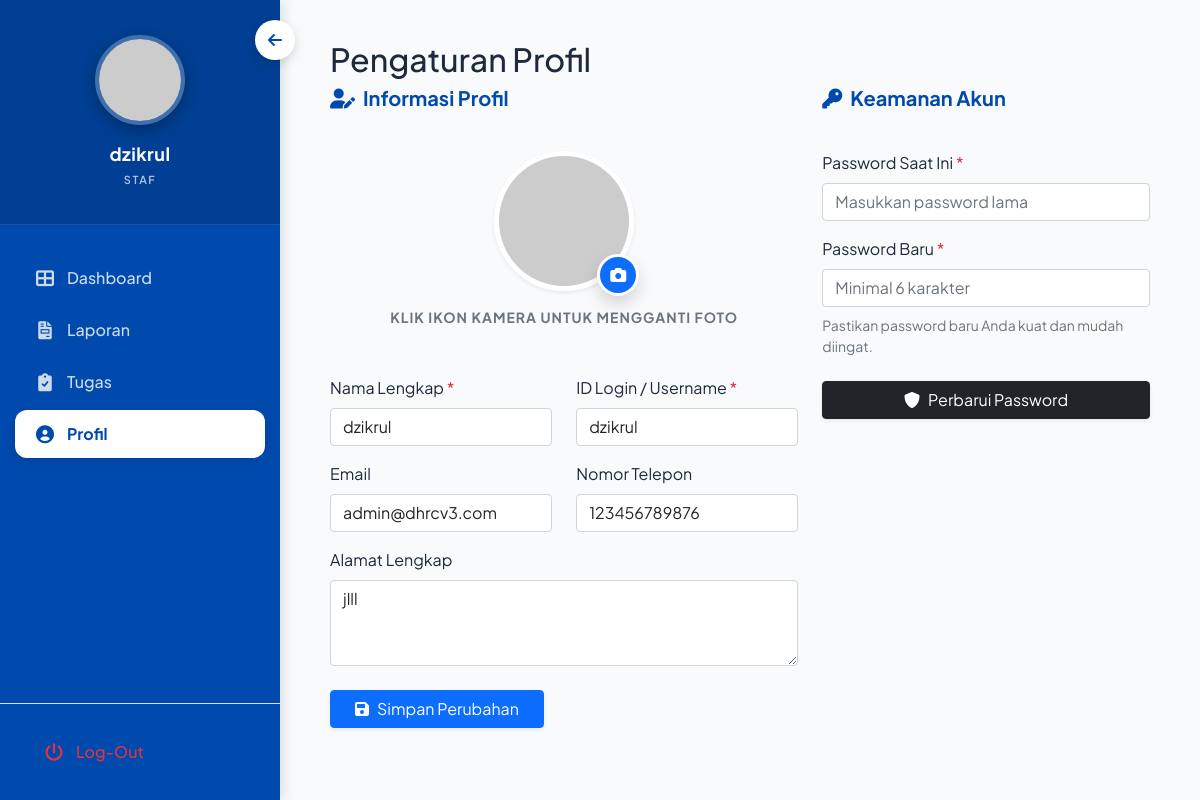
Screenshot of /profile.php (signed in) with the database file from the repository.
### tables this page shows
CREATE TABLE `users` (
  `id` int(11) NOT NULL,
  `absen_id` varchar(50) NOT NULL,
  `nama` varchar(100) NOT NULL,
  `nip` varchar(30) DEFAULT NULL,
  `password` varchar(255) NOT NULL,
  `role` enum('staf','manager') DEFAULT 'staf',
  `can_overtime` tinyint(1) DEFAULT 0,
  `created_at` timestamp NOT NULL DEFAULT current_timestamp(),
  `email` varchar(100) DEFAULT NULL,
  `telepon` varchar(20) DEFAULT NULL,
  `alamat` text DEFAULT NULL,
  `foto` varchar(255) DEFAULT NULL
);

### profile.php (the view, shortened to what this page needs)
<?php
require_once 'config_safe.php';
$user_id = $_SESSION['user_id'];
$stmt = $pdo->prepare("SELECT * FROM users WHERE id = ?");
$stmt->execute([$user_id]);
$user = $stmt->fetch();
?>
<!DOCTYPE html>
<html lang="id">
<head>
    <link href="https://cdn.jsdelivr.net/npm/bootstrap@5.1.3/dist/css/bootstrap.min.css" rel="stylesheet">
    <link href="https://cdnjs.cloudflare.com/ajax/libs/font-awesome/6.0.0/css/all.min.css" rel="stylesheet">
</head>
<body>
    <button class="sidebar-toggle" id="sidebarToggle">
        <i class="fas fa-arrow-left"></i>
    </button>
    <div class="sidebar" id="sidebar">
        <div class="profile-section">
            <?php
            $sidebar_foto = (isset($user['foto']) && $user['foto']) ? 'uploads/profiles/'.$user['foto'] : 'https://ui-avatars.com/api/?name='.urlencode($_SESSION['nama']).'&background=fff&color=004AAD&size=128';
            ?>
            <img src="<?php echo $sidebar_foto; ?>" class="sidebar-avatar" alt="Profile">
            <p class="profile-name"><?php echo strtolower(explode(' ', $_SESSION['nama'])[0]); ?></p>
            <span class="profile-role"><?php echo strtoupper($_SESSION['role']); ?></span>
        </div>
        <nav class="nav-menu">
            <?php if ($_SESSION['role'] == 'manager'): ?>
                <a href="admin_dashboard.php" class="nav-item">
                    <i class="fas fa-th-large"></i> Management Admin
                </a>
                <a href="laporan.php" class="nav-item">
                    <i class="fas fa-file-invoice"></i> Laporan
                </a>
                <a href="tasklist.php" class="nav-item">
                    <i class="fas fa-clipboard-check"></i> Tugas
                </a>
                <a href="staf_detail.php?view=list" class="nav-item">
                    <i class="fas fa-user-friends"></i> Staff
                </a>
            <?php else: ?>
                <a href="dashboard.php" class="nav-item">
                    <i class="fas fa-th-large"></i> Dashboard
                </a>
                <a href="laporan.php" class="nav-item">
                    <i class="fas fa-file-invoice"></i> Laporan
                </a>
                <a href="tasklist.php" class="nav-item">
                    <i class="fas fa-clipboard-check"></i> Tugas
                </a>
            <?php endif; ?>
            <a href="profile.php" class="nav-item active">
                <i class="fas fa-user-circle"></i> Profil
            </a>
        </nav>
        <div class="mt-auto p-4 border-top border-white-10">
            <a href="logout.php" class="nav-item m-0 rounded text-danger bg-danger-light" onclick="return confirm('Apakah Anda yakin ingin keluar dari aplikasi?')">
                <i class="fas fa-power-off"></i> Log-Out
            </a>
        </div>
    </div>
    <div class="main-content" id="mainContent">
        <h2 class="page-title">Pengaturan Profil</h2>
        <div class="row">
            <div class="col-md-7">
                <div class="card-custom">
                    <h5 class="fw-bold mb-4" style="color: var(--primary-color); border-bottom: 2px solid #f8f9fa; padding-bottom: 15px;">
                        <i class="fas fa-user-edit me-2"></i>Informasi Profil
                    </h5>
                    <form method="POST" enctype="multipart/form-data">
                        <div class="mb-5 text-center">
                            <div class="position-relative d-inline-block">
                                <img src="<?php echo (isset($user['foto']) && $user['foto']) ? 'uploads/profiles/'.$user['foto'] : 'https://ui-avatars.com/api/?name='.urlencode($user['nama']).'&background=004AAD&color=fff&size=128'; ?>"
                                     class="rounded-circle shadow-sm"
                                     style="width: 140px; height: 140px; object-fit: cover; border: 5px solid white !important; box-shadow: 0 5px 15px rgba(0,0,0,0.15);"
                                     id="preview_foto">
                                <label for="foto_profil" class="btn btn-primary position-absolute bottom-0 end-0 rounded-circle d-flex align-items-center justify-content-center shadow"
                                       style="width: 42px; height: 42px; border: 3px solid white; cursor: pointer; transform: translate(5px, 5px);" title="Ubah Foto Profil">
                                    <i class="fas fa-camera" style="font-size: 16px;"></i>
                                </label>
                            </div>
                            <p class="text-muted small mt-3 fw-bold text-uppercase" style="letter-spacing: 1px;">Klik ikon kamera untuk mengganti foto</p>
                        </div>
                        <div class="row">
                            <div class="col-md-6 mb-3">
                                <label class="form-label">Nama Lengkap <span class="text-danger">*</span></label>
                                <input type="text" name="nama" class="form-control" value="<?php echo $user['nama']; ?>" required>
                            </div>
                            <div class="col-md-6 mb-3">
                                <label class="form-label">ID Login / Username <span class="text-danger">*</span></label>
                                <input type="text" name="absen_id" class="form-control" value="<?php echo $user['absen_id']; ?>" required>
                            </div>
                        </div>
                        <div class="row">
                            <div class="col-md-6 mb-3">
                                <label class="form-label">Email</label>
                                <input type="email" name="email" class="form-control" value="<?php echo $user['email'] ?? ''; ?>">
                            </div>
                            <div class="col-md-6 mb-3">
                                <label class="form-label">Nomor Telepon</label>
                                <input type="text" name="telepon" class="form-control" value="<?php echo $user['telepon'] ?? ''; ?>">
                            </div>
                        </div>
                        <div class="mb-4">
                            <label class="form-label">Alamat Lengkap</label>
                            <textarea name="alamat" class="form-control" rows="3"><?php echo $user['alamat'] ?? ''; ?></textarea>
                        </div>
                        <button type="submit" name="update_profile" class="btn btn-primary px-4 shadow-sm">
                            <i class="fas fa-save me-2"></i>Simpan Perubahan
                        </button>
                    </form>
                </div>
            </div>
            <div class="col-md-5">
                <div class="card-custom">
                    <h5 class="fw-bold mb-4" style="color: var(--primary-color); border-bottom: 2px solid #f8f9fa; padding-bottom: 15px;">
                        <i class="fas fa-key me-2"></i>Keamanan Akun
                    </h5>
                    <form method="POST">
                        <div class="mb-3">
                            <label class="form-label">Password Saat Ini <span class="text-danger">*</span></label>
                            <input type="password" name="old_password" class="form-control" placeholder="Masukkan password lama" required>
                        </div>
                        <div class="mb-4">
                            <label class="form-label">Password Baru <span class="text-danger">*</span></label>
                            <input type="password" name="new_password" class="form-control" placeholder="Minimal 6 karakter" required minlength="6">
                            <div class="form-text text-muted small mt-2">Pastikan password baru Anda kuat dan mudah diingat.</div>
                        </div>
                        <button type="submit" name="update_password" class="btn btn-dark w-100 shadow-sm">
                            <i class="fas fa-shield-alt me-2"></i>Perbarui Password
                        </button>
                    </form>
                </div>
            </div>
        </div>
    </div>
</body>
</html>

### profile.php (style rules this page uses)
:root { --primary-color: #004AAD; --secondary-color: #64748b; --success-color: #10b981; --danger-color: #ef4444; --warning-color: #f59e0b; --info-color: #3b82f6; --accent-color: #8b5cf6; --light-bg: #f8fafc; --sidebar-width: 280px; --transition-speed: 0.3s; --card-shadow: 0 10px 15px -3px rgba(0, 0, 0, 0.1), 0 4px 6px -2px rgba(0, 0, 0, 0.05); --card-radius: 16px; }
body { font-family: 'Plus Jakarta Sans', sans-serif; background-color: var(--light-bg); margin: 0; display: flex; color: #1e293b; min-height: 100vh; overflow-x: hidden; -webkit-font-smoothing: antialiased; }
.sidebar { width: var(--sidebar-width); background: #004AAD; color: white; height: 100vh; position: fixed; left: 0; top: 0; transition: all 0.3s cubic-bezier(0.4, 0, 0.2, 1); z-index: 1000; display: flex; flex-direction: column; box-shadow: 4px 0 10px rgba(0,0,0,0.1); }
.profile-section { padding: 35px 25px; background: rgba(0,0,0,0.15); border-bottom: 1px solid rgba(255,255,255,0.1); text-align: center; }
.sidebar-avatar { width: 90px; height: 90px; border-radius: 50%; border: 4px solid rgba(255,255,255,0.25); margin-bottom: 15px; object-fit: cover; box-shadow: 0 5px 15px rgba(0,0,0,0.3); transition: all 0.3s ease; }
.profile-name { font-size: 18px; font-weight: 700; margin: 0; letter-spacing: 0.5px; color: white; }
.profile-role { font-size: 11px; text-transform: uppercase; color: rgba(255,255,255,0.7); letter-spacing: 1.5px; margin-top: 5px; display: block; font-weight: 600; }
.nav-menu { padding: 25px 0; flex-grow: 1; }
.nav-item { padding: 12px 20px; color: rgba(255, 255, 255, 0.8); text-decoration: none; display: flex; align-items: center; gap: 12px; transition: all 0.2s ease; margin: 4px 15px; border-radius: 12px; font-weight: 500; }
.nav-item i { width: 20px; text-align: center; font-size: 18px; }
.nav-item.active { background: white !important; color: var(--primary-color) !important; box-shadow: 0 4px 12px rgba(0,0,0,0.1); font-weight: 700; }
.sidebar-toggle { position: fixed; left: 255px; top: 20px; z-index: 1001; background: white; color: var(--primary-color); border: none; border-radius: 50%; width: 40px; height: 40px; display: flex; align-items: center; justify-content: center; cursor: pointer; box-shadow: 0 4px 12px rgba(0,0,0,0.15); transition: all 0.3s cubic-bezier(0.4, 0, 0.2, 1); }
.sidebar { transition: transform 0.3s ease; }
.main-content { margin-left: var(--sidebar-width); flex-grow: 1; padding: 40px 50px; transition: all 0.3s cubic-bezier(0.4, 0, 0.2, 1); width: 100%; max-width: calc(100vw - var(--sidebar-width)); }

### rows the page displays
users: nama "dzikrul", absen_id "dzikrul", email "admin@dhrcv3.com", telepon "123456789876", alamat "jlll"

### other values shown
explode(' ', $_SESSION['nama'])[0] "dzikrul"
$_SESSION['role'] "STAF"
